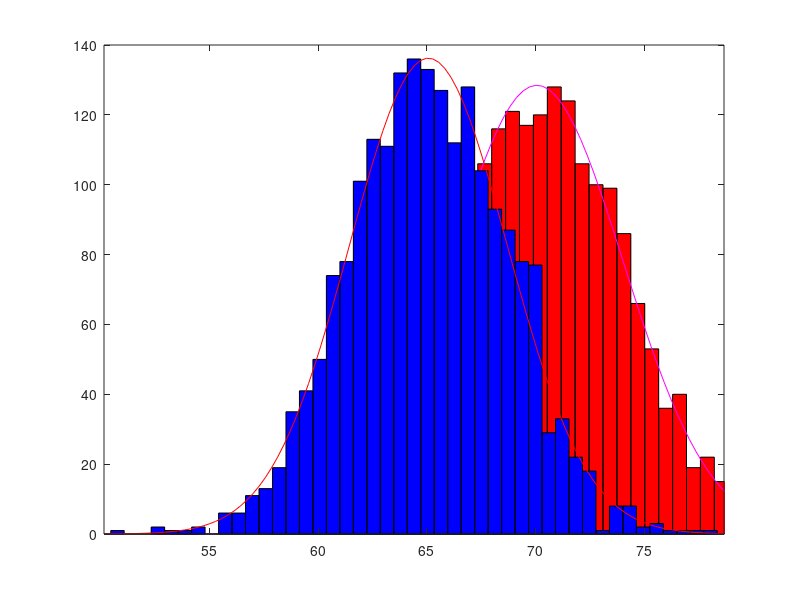

Reproduce this figure in MATLAB. (Note: this script raises an error after producing the figure.)
mu = [70,180];                                      %mean for height/weight in inches/pounds - men
ExpSigma = [4  6];
ExpCorrC = [1.0 0.8
           0.8  1.0];
sigma = corr2cov(ExpSigma, ExpCorrC);                %covariance matrix(https://en.wikipedia.org/wiki/Covariance_matrix)
r = mvnrnd(mu,sigma,2000);

mu = [65,160];                                      %mean for height/weight in inches/pounds - women
ExpSigma = [3.5  5];
ExpCorrC = [1.0 0.8
           0.8  1.0];
sigma = corr2cov(ExpSigma, ExpCorrC);                %covariance matrix(https://en.wikipedia.org/wiki/Covariance_matrix)
[standard_div] = cov2corr(sigma);
r2 = mvnrnd(mu,sigma,2000);

figure
disp("Height");                                     %create new figure(graph window)
h1 = histfit(r(:,1));                               %histfit creates histogram with bell curve
set(h1(1),'facecolor','r'); set(h1(2),'color','m')  %<histfit>(1) = bar color, <histfit>(2) = line color
hold on;                                            %keep in figure
h2 = histfit(r2(:,1));
alpha(h2,.5)
line([67 67], ylim); %line equation x >= 67

figure
disp("Height v Weight");
plot(r2(:,1),r2(:,2),'+',r(:,1),r(:,2),'X')
hold on;
x = 50:1:85;
y = -1.3*x+257; %line equation y = -1.3x + 257
plot(x,y)

disp("Men");
disp(r);
disp("Women");
disp(r2);

%{
S = std(r)
M = mean(r)

S2 = std(r2)
M2 = mean(r2)
%}

%Scenario A - height only
error = 0;
tp = 0;
tn = 0;
fp = 0;
fn = 0;
for a = 1:2000
    if r(a,1) < 67      %error if men less than 67
        error = error + 1;
        fn = fn + 1;
    else
        tp = tp + 1;
    end
    if r2(a,1) >= 67    %error if women greater than 67
        error = error + 1;
        fp = fp + 1;
    else
        tn = tn + 1;
    end
end
error = error / 4000;
disp("Scenario A")
disp("Error Rate:")
disp(error)
disp("Accuracy Rate:")
disp(1-error)
disp("True Positive Rate")
disp(tp / 2000)
disp("True Negative Rate")
disp(tn / 2000)
disp("False Positive Rate")
disp(fp / 2000)
disp("False Negative Rate")
disp(fn / 2000)

%Scenario B - height and weight
error = 0;
tp = 0;
tn = 0;
fp = 0;
fn = 0;
for a = 1:2000
    x = r(a,1);
    yhat = -1.3*x+257;
    if r(a,2) < yhat
        error = error + 1;          %error if below line for men
        fn = fn + 1;
    else
        tp = tp + 1;
    end
    
    x = r2(a,1);
    yhat = -1.3*x+257;
    if r2(a,2) >= yhat
        error = error + 1;          %error if above line for women
        fp = fp + 1;
    else
        tn = tn + 1;
    end
end
error = error / 4000;
disp("Scenario B")
disp("Error Rate:")
disp(error)
disp("Accuracy Rate:")
disp(1-error)
disp("True Positive Rate")
disp(tp / 2000)
disp("True Negative Rate")
disp(tn / 2000)
disp("False Positive Rate")
disp(fp / 2000)
disp("False Negative Rate")
disp(fn / 2000)
